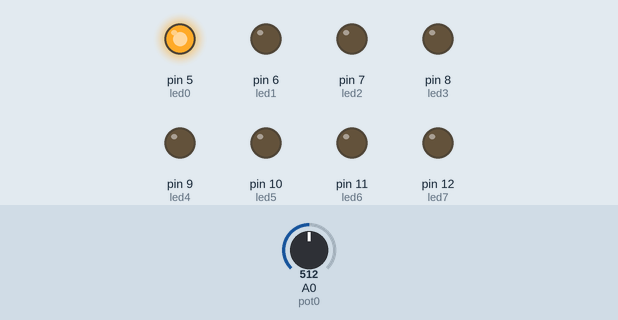
This sketch was run on a simulated Arduino Uno, built with avr-gcc and run on an emulated ATmega328P. On the bench: output pins drawn as LEDs (lit = HIGH). The inputs (shaded band) are chosen by the test bench; at power-on: A0 (pot0) = 512.

Above: at 9.5 s.
9.6 s: A0 (pot0) set to 0
At 17.9 s:
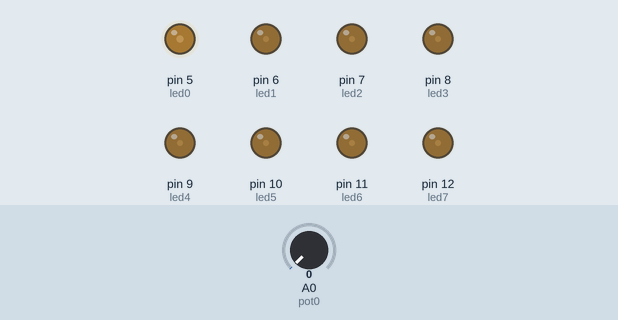
18.9 s: A0 (pot0) set to 122
At 19.2 s:
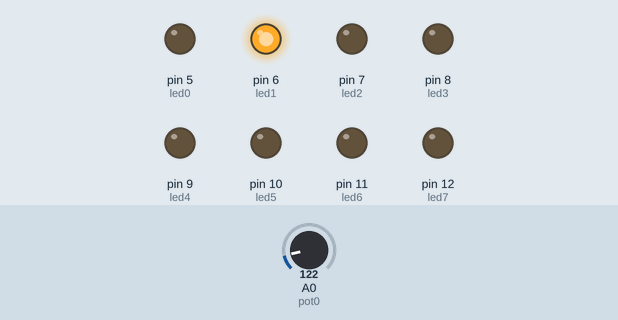
At 19.99 s:
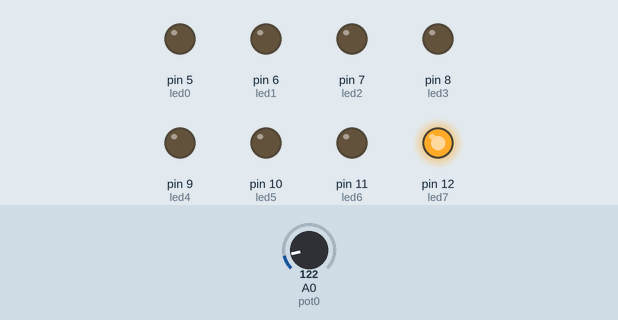
Timing chart, 0 to 33.6 s (numbered marks = the images above; inputs shaded):
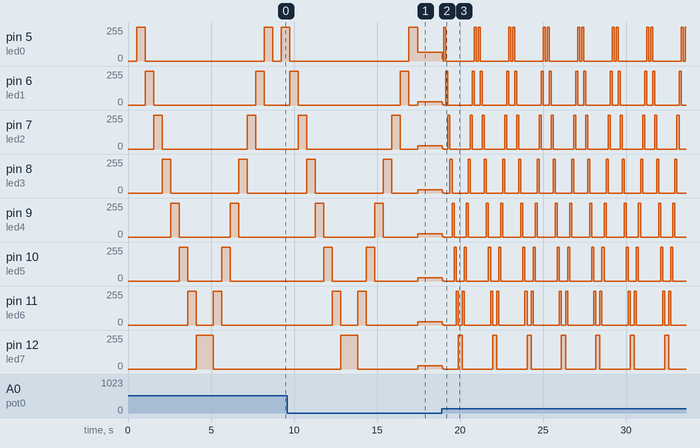

The sketch:

Programa_2.ino
```cpp
/**********************************************************************************
**                                                                               **
**                            Velocitat de 8 LEDs                                **
**                                                                               **
**                                 Programa2                                     **
**                                                                               **
**********************************************************************************/

//********** Includes *************************************************************

//********** Variables ************************************************************
const int led0 = 5;
const int led1 = 6;
const int led2 = 7;
const int led3 = 8;
const int led4 = 9;
const int led5 = 10;
const int led6 = 11;
const int led7 = 12;
const int pot0 = A0;

int velocitat = 20;          // velocitat de l'acció en ms
int valPot0;                 // guardar valor del potenciòmetre

//********** Setup ****************************************************************
void setup()
{
  pinMode(led0, OUTPUT);     // definir el pin 5 com una sortida
  pinMode(led1, OUTPUT);     // definir el pin 6 com una sortida
  pinMode(led2, OUTPUT);     // definir el pin 7 com una sortida
  pinMode(led3, OUTPUT);     // definir el pin 8 com una sortida
  pinMode(led4, OUTPUT);     // definir el pin 9 com una sortida
  pinMode(led5, OUTPUT);     // definir el pin 10 com una sortida
  pinMode(led6, OUTPUT);     // definir el pin 11 com una sortida
  pinMode(led7, OUTPUT);     // definir el pin 12 com una sortida
}

//********** Loop *****************************************************************
void loop()
{
  valPot0 = analogRead(pot0);
  velocitat = valPot0;

  digitalWrite(led0, LOW);
  digitalWrite(led1, LOW);
  digitalWrite(led2, LOW);
  digitalWrite(led3, LOW);
  digitalWrite(led4, LOW);
  digitalWrite(led5, LOW);
  digitalWrite(led6, LOW);
  digitalWrite(led7, LOW);

  delay(velocitat);             // es queden leds velocitat ms en aquest estat

  digitalWrite(led0, HIGH);
  digitalWrite(led1, LOW);
  digitalWrite(led2, LOW);
  digitalWrite(led3, LOW);
  digitalWrite(led4, LOW);
  digitalWrite(led5, LOW);
  digitalWrite(led6, LOW);
  digitalWrite(led7, LOW);

  delay(velocitat);

  digitalWrite(led0, LOW);
  digitalWrite(led1, HIGH);
  digitalWrite(led2, LOW);
  digitalWrite(led3, LOW);
  digitalWrite(led4, LOW);
  digitalWrite(led5, LOW);
  digitalWrite(led6, LOW);
  digitalWrite(led7, LOW);

  delay(velocitat);


  digitalWrite(led0, LOW);
  digitalWrite(led1, LOW);
  digitalWrite(led2, HIGH);
  digitalWrite(led3, LOW);
  digitalWrite(led4, LOW);
  digitalWrite(led5, LOW);
  digitalWrite(led6, LOW);
  digitalWrite(led7, LOW);

  delay(velocitat);

  digitalWrite(led0, LOW);
  digitalWrite(led1, LOW);
  digitalWrite(led2, LOW);
  digitalWrite(led3, HIGH);
  digitalWrite(led4, LOW);
  digitalWrite(led5, LOW);
  digitalWrite(led6, LOW);
  digitalWrite(led7, LOW);

  delay(velocitat);

  digitalWrite(led0, LOW);
  digitalWrite(led1, LOW);
  digitalWrite(led2, LOW);
  digitalWrite(led3, LOW);
  digitalWrite(led4, HIGH);
  digitalWrite(led5, LOW);
  digitalWrite(led6, LOW);
  digitalWrite(led7, LOW);

  delay(velocitat);

  digitalWrite(led0, LOW);
  digitalWrite(led1, LOW);
  digitalWrite(led2, LOW);
  digitalWrite(led3, LOW);
  digitalWrite(led4, LOW);
  digitalWrite(led5, HIGH);
  digitalWrite(led6, LOW);
  digitalWrite(led7, LOW);

  delay(velocitat);


  digitalWrite(led0, LOW);
  digitalWrite(led1, LOW);
  digitalWrite(led2, LOW);
  digitalWrite(led3, LOW);
  digitalWrite(led4, LOW);
  digitalWrite(led5, LOW);
  digitalWrite(led6, HIGH);
  digitalWrite(led7, LOW);

  delay(velocitat);

  digitalWrite(led0, LOW);
  digitalWrite(led1, LOW);
  digitalWrite(led2, LOW);
  digitalWrite(led3, LOW);
  digitalWrite(led4, LOW);
  digitalWrite(led5, LOW);
  digitalWrite(led6, LOW);
  digitalWrite(led7, HIGH);

  delay(velocitat);

 digitalWrite(led0, LOW);
  digitalWrite(led1, LOW);
  digitalWrite(led2, LOW);
  digitalWrite(led3, LOW);
  digitalWrite(led4, LOW);
  digitalWrite(led5, LOW);
  digitalWrite(led6, LOW);
  digitalWrite(led7, HIGH);

  delay(velocitat);

   digitalWrite(led0, LOW);
  digitalWrite(led1, LOW);
  digitalWrite(led2, LOW);
  digitalWrite(led3, LOW);
  digitalWrite(led4, LOW);
  digitalWrite(led5, LOW);
  digitalWrite(led6, HIGH);
  digitalWrite(led7, LOW);

  delay(velocitat);

   digitalWrite(led0, LOW);
  digitalWrite(led1, LOW);
  digitalWrite(led2, LOW);
  digitalWrite(led3, LOW);
  digitalWrite(led4, LOW);
  digitalWrite(led5, HIGH);
  digitalWrite(led6, LOW);
  digitalWrite(led7, LOW);

  delay(velocitat);

  digitalWrite(led0, LOW);
  digitalWrite(led1, LOW);
  digitalWrite(led2, LOW);
  digitalWrite(led3, LOW);
  digitalWrite(led4, HIGH);
  digitalWrite(led5, LOW);
  digitalWrite(led6, LOW);
  digitalWrite(led7, LOW);

  delay(velocitat);

   digitalWrite(led0, LOW);
  digitalWrite(led1, LOW);
  digitalWrite(led2, LOW);
  digitalWrite(led3, HIGH);
  digitalWrite(led4, LOW);
  digitalWrite(led5, LOW);
  digitalWrite(led6, LOW);
  digitalWrite(led7, LOW);

  delay(velocitat);

   digitalWrite(led0, LOW);
  digitalWrite(led1, LOW);
  digitalWrite(led2, HIGH);
  digitalWrite(led3, LOW);
  digitalWrite(led4, LOW);
  digitalWrite(led5, LOW);
  digitalWrite(led6, LOW);
  digitalWrite(led7, LOW);

  delay(velocitat);

  digitalWrite(led0, LOW);
  digitalWrite(led1, HIGH);
  digitalWrite(led2, LOW);
  digitalWrite(led3, LOW);
  digitalWrite(led4, LOW);
  digitalWrite(led5, LOW);
  digitalWrite(led6, LOW);
  digitalWrite(led7, LOW);

  delay(velocitat);

   digitalWrite(led0, HIGH);
  digitalWrite(led1, LOW);
  digitalWrite(led2, LOW);
  digitalWrite(led3, LOW);
  digitalWrite(led4, LOW);
  digitalWrite(led5, LOW);
  digitalWrite(led6, LOW);
  digitalWrite(led7, LOW);

  delay(velocitat);

}

//********** Funcions *************************************************************
```

Measured:
- after the input at 18.9 s, pin 5 (led0): 64/255 → 16/255 at once, then moves between 0/255 and 255/255, repeating every 2.1 s; pin 6 (led1): 26/255 → 6/255 at once, then moves between 0/255 and 255/255, repeating every 6.2 s
- by itself, pin 6 (led1): alternates 255/255 for 0.51 s and 0/255 for 6.1 s
